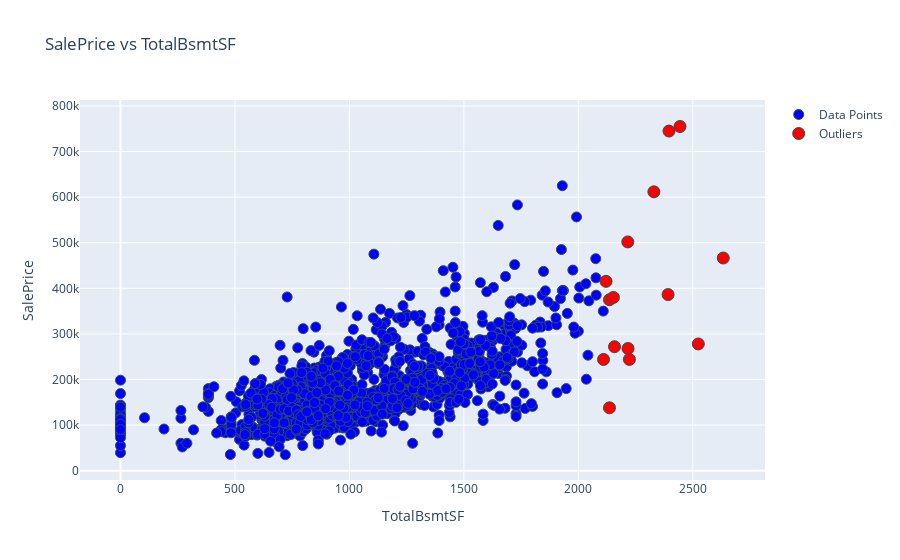

Notebook code for this chart:
### Code cell
# remove the outliers points
index_list = [440, 496, 332]
train_data = remove_outliers_by_index(train_data, index_list)

show_outliers(train_data, 'SalePrice', 'TotalBsmtSF')

### Figure 1 — Plotly figure (JSON) as saved in the notebook; plotly's stock layout.template omitted (floating-point values rounded to 4 significant figures; data arrays with more than 128 entries replaced by an {"elided": "..."} marker saying what was removed)
{"data": [{"hoverinfo": "text+x+y", "marker": {"color": "blue", "line": {"color": "DarkSlateGrey", "width": 1}, "size": 10}, "mode": "markers", "name": "Data Points", "text": {"elided": "1455 int values"}, "type": "scatter", "x": {"elided": "1455 int values"}, "y": {"elided": "1455 int values"}}, {"hoverinfo": "text+x+y", "marker": {"color": "red", "line": {"color": "DarkSlateGrey", "width": 1}, "size": 12}, "mode": "markers", "name": "Outliers", "text": [70, 178, 224, 278, 313, 477, 691, 888, 898, 1044, 1182, 1205, 1223, 1250, 1373], "type": "scatter", "x": [2223, 2216, 2392, 2121, 2136, 2153, 2444, 2217, 2330, 2524, 2396, 2158, 2136, 2110, 2633], "y": [244000, 501837, 386250, 415298, 375000, 380000, 755000, 268000, 611657, 278000, 745000, 271900, 137900, 244000, 466500]}], "layout": {"hovermode": "closest", "title": {"text": "SalePrice vs TotalBsmtSF"}, "xaxis": {"title": {"text": "TotalBsmtSF"}}, "yaxis": {"title": {"text": "SalePrice"}}}}
